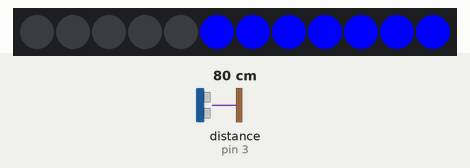
This sketch was run on a simulated Arduino Nano, built with avr-gcc and run on an emulated ATmega328P. On the bench: 12 RGB LEDs in strip order, left to right. Wiring (inferred from the names in the program): range finder with pulse-width output: data pin 3. The inputs (shaded band) are chosen by the test bench; at power-on: distance to the obstacle (sensor on pin 3) 80 cm.

Above: at 0.15 s.
At 3.2 s:
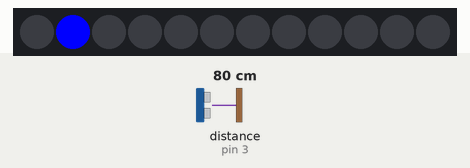
3.3 s: distance to the obstacle (sensor on pin 3) set to 2 cm
At 3.53 s:
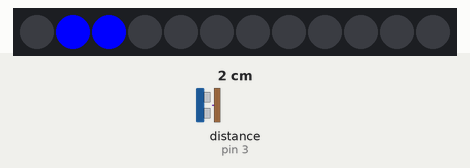
5.8 s: distance to the obstacle (sensor on pin 3) set to 4 cm
Timing chart, 0 to 8.8 s (numbered marks = the images above; inputs shaded):
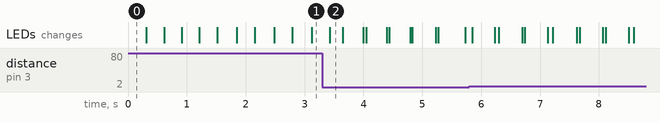

The sketch:

BetaPoligono.ino
```cpp
#include <Adafruit_NeoPixel.h>
#define PIN_NEO_PIXEL 6  // Arduino pin that connects to NeoPixel
#define NUM_PIXELS 12    // The number of LEDs (pixels) on NeoPixel
#define DELAY_INTERVAL 200
#define NUM_STATES 155
#define pin_ir 3


volatile unsigned long pseudospins = 0;
volatile unsigned long tiempos[NUM_STATES];
unsigned int temp = 0;
volatile unsigned long lastMillis = 0;
volatile unsigned long previousMillis = 0;
volatile unsigned long lastMillisTh = 0;

//int pin_ir=3;

volatile int threshold = 1000;  //miliseconds between possible interrupts

volatile int mode = 0;

volatile byte checkActual = 0;


int checkpoints[NUM_STATES] = { 90, 91, 92, 93, 94, 95, 96, 97, 98, 99, 100, 101, 102, 103, 104, 105, 106, 107, 108, 109, 110, 111, 112, 113, 114, 115, 116, 117, 118, 119, 120, 121, 122, 123, 124, 125, 126, 127, 128, 129, 130, 131, 132, 133, 134, 135, 136, 137, 138, 139, 140, 141, 142, 143, 144, 145, 146, 147, 148, 149, 150, 151, 152, 153, 154, 155, 156, 157, 158, 159, 160, 161, 162, 163, 164, 165, 166, 167, 168, 169, 170, 171, 172, 173, 174, 175, 176, 177, 178, 179, 180, 181, 182, 183, 184, 185, 186, 187, 188, 189, 190, 191, 192, 193, 194, 195, 196, 197, 198, 199, 200, 201, 202, 203, 204, 205, 206, 207, 208, 209, 210, 211, 212, 213, 214, 215, 216, 217, 218, 219, 220, 221, 222, 223, 224, 225, 226, 227, 228, 229, 230, 231, 232, 233, 234, 235, 236, 237, 238, 239, 240, 241, 242, 243, 244 };
int comienzos[NUM_STATES] = { 5, 4, 4, 4, 3, 3, 3, 3, 3, 2, 2, 2, 2, 2, 2, 2, 2, 2, 1, 1, 1, 1, 1, 1, 1, 1, 1, 1, 1, 1, 1, 1, 1, 1, 1, 1, 1, 1, 1, 0, 0, 0, 0, 0, 0, 0, 0, 0, 0, 0, 0, 0, 0, 0, 0, 0, 0, 0, 0, 0, 0, 0, 0, 0, 0, 0, 0, 0, 0, 0, 0, 0, 0, 0, 0, 0, 0, 0, 0, 0, 0, 0, 0, 0, 0, 0, 0, 0, 0, 0, 0, 0, 0, 0, 0, 0, 0, 0, 0, 0, 0, 0, 0, 0, 0, 0, 0, 0, 0, 0, 0, 0, 0, 1, 1, 1, 1, 1, 1, 1, 1, 1, 1, 1, 1, 1, 1, 1, 1, 1, 1, 1, 1, 1, 2, 2, 2, 2, 2, 2, 2, 2, 2, 3, 3, 3, 3, 3, 4, 4, 4, 5, 5, 6, 0 };   //el primer led que se enciende de la tira en cada estado
int finales[NUM_STATES] = { 11, 4, 4, 4, 3, 3, 3, 3, 3, 3, 3, 2, 2, 2, 2, 2, 2, 2, 2, 2, 2, 2, 1, 1, 1, 1, 1, 1, 1, 1, 1, 1, 1, 1, 1, 1, 1, 1, 1, 1, 1, 1, 1, 1, 1, 1, 1, 1, 1, 1, 1, 1, 1, 1, 1, 1, 1, 1, 0, 0, 0, 0, 0, 0, 0, 0, 0, 0, 0, 1, 1, 1, 1, 1, 1, 1, 1, 1, 1, 1, 1, 1, 1, 1, 1, 1, 1, 1, 1, 1, 1, 1, 1, 1, 1, 1, 1, 1, 1, 1, 1, 1, 1, 1, 1, 2, 2, 2, 2, 2, 2, 2, 2, 2, 2, 2, 3, 3, 3, 3, 3, 3, 3, 4, 4, 4, 4, 4, 5, 5, 5, 6, 6, 6, 7, 11, 7, 7, 6, 6, 6, 6, 6, 6, 6, 6, 6, 5, 5, 5, 5, 5, 5, 11, 0 };  //el ultimo led que se enciende de la tira en cada estado


Adafruit_NeoPixel neoPixel(NUM_PIXELS, PIN_NEO_PIXEL, NEO_GRB + NEO_KHZ800);

uint32_t Colores[3] = {
  neoPixel.Color(255, 255, 0),
  neoPixel.Color(192, 192, 192),
  neoPixel.Color(128, 0, 0)
};

int rangeDonuts[3] = { 2, 6, 11 };


void setup() {
  neoPixel.begin();  // INITIALIZE NeoPixel strip object (REQUIRED)
  Serial.begin(115200);
  pinMode(pin_ir, INPUT_PULLUP);  //setup pin 3 with internal pull-up
  delayMicroseconds(50);
  attachInterrupt(digitalPinToInterrupt(pin_ir), ir_detect, CHANGE);  //En el nano hay que conectarlo al pin 8 aunque aqui ponga 10
  //Usamos change ya que rising y falling hacen lo mismo. Cada deteccion es media vuelta.
  neoPixel.clear();  // set all pixel colors to 'off'. It only takes effect if pixels.show() is called
  neoPixel.show();   // send the updated pixel colors to the NeoPixel hardware.
}

void loop() {
  //neoPixel.clear(); // set all pixel colors to 'off'. It only takes effect if pixels.show() is called
  unsigned long act_milis = micros();

  if (act_milis >= tiempos[checkActual]) {
    neoPixel.clear();
    if (finales[checkActual] > 0) {
      for (int pixel = comienzos[checkActual]; pixel <= finales[checkActual]; pixel++) {
        neoPixel.setPixelColor(pixel, neoPixel.Color(0, 0, 255));
      }
    } else{

    }
    neoPixel.show();
    checkActual++;
  }
}

void ir_detect() {

  noInterrupts();

  if (micros() - lastMillisTh > threshold) {
    lastMillisTh = micros();
    pseudospins++;
    if (pseudospins % 2 == 0) {
      checkActual = 0;
      mode = 0;
      //Serial.println("MEDIA VUELTA"); // Dos veces
      previousMillis = lastMillis;
      lastMillis = micros();
      for (int angle = 0; angle < NUM_STATES; angle++) {
        tiempos[angle] = lastMillis + (lastMillis - previousMillis) * (checkpoints[angle]) / 360;
      }
    }
  }

  interrupts();
}
```
